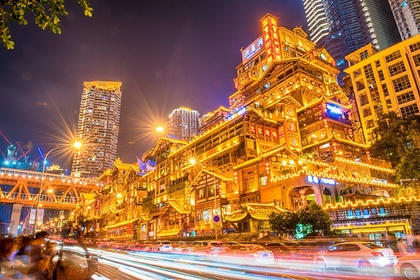
%> input picture 课程（都在这里面）/人工智能导论/实验/实验二/testPic3.jpg, 420 x 280 px, shrunk from 1200 x 801 before the run
$ octave main.m   (GNU Octave 9; MATLAB toolbox functions it lacks are replaced by stand-ins)
%> lines starting %> are read from the running program, lines starting %| are printed output that depends on the picture; in (x1, y1, x2, y2) boxes, pixels count from 0 and x2, y2 are one past the last pixel; in counts of white or black regions, pixels touching at a corner belong together; the program's own positions count from 1
### 人工智能导论/实验/实验二/OTSU.m
%OTSU计算适应度并通过轮盘赌得到子代
function [g,avg_fitness]=OTSU(M,new_species)
        g=zeros(5,M);
    for i=1:M
        grayscale_matrix=imread('testPic3.jpg');
        grayscale_matrix = rgb2gray(grayscale_matrix);
        num_former=0;
        num_after=0;
        gray_total_former=0;
        gray_total_after=0;
        Grayscale=new_species(1,i);
        [row,col]=size(grayscale_matrix);
        for j=1:row
            for k=1:col
                if(grayscale_matrix(j,k)<Grayscale)
                    gray_total_former=gray_total_former+int32(grayscale_matrix(j,k));
                    grayscale_matrix(j,k)=0;
                    num_former=num_former+1;
                else
                    gray_total_after=gray_total_after+int32(grayscale_matrix(j,k));
                    grayscale_matrix(j,k)=255;
                    num_after=num_after+1;
                end
            end
        end
            w0=num_former/(1772*1181);
            w1=num_after/(1772*1181);
            u0=gray_total_former/num_former;
            u1=gray_total_after/num_after;
            g(1,i)= Grayscale;
            g(2,i)=w0*w1*(u0-u1)^(2);
            avg_fitness=sum(g(2,:))/(M);
    end

end

### 人工智能导论/实验/实验二/roulette.m
function fitness_matrix= roulette(M,fitness_matrix)
    %轮盘赌选择子代种群
    fitness_matrix=sortrows(fitness_matrix',2,'descend')';
    fitness_total=sum(fitness_matrix(2,:),2);
    temp=0;
    for i=1:M
        fitness_matrix(3,i)=fitness_matrix(2,i)/fitness_total;
        temp=temp+fitness_matrix(3,i);
        fitness_matrix(4,i)=temp;
    end
    for i=1:M-1
        rand_=rand(1);
        if rand_>=0 && rand_<fitness_matrix(4,1)
            fitness_matrix(5,1)=fitness_matrix(5,1)+1;
        elseif rand_>=fitness_matrix(4,1)&&rand_<fitness_matrix(4,2)
            fitness_matrix(5,2)=fitness_matrix(5,2)+1;
        elseif rand_>=fitness_matrix(4,2)&&rand_<fitness_matrix(4,3)
            fitness_matrix(5,3)=fitness_matrix(5,3)+1;
        elseif rand_>=fitness_matrix(4,3)&&rand_<fitness_matrix(4,4)
            fitness_matrix(5,4)=fitness_matrix(5,4)+1;
        elseif rand_>=fitness_matrix(4,4)&&rand_<fitness_matrix(4,5)
            fitness_matrix(5,5)=fitness_matrix(5,5)+1;
        elseif rand_>=fitness_matrix(4,5)&&rand_<fitness_matrix(4,6)
            fitness_matrix(5,6)=fitness_matrix(5,6)+1;
        elseif rand_>=fitness_matrix(4,6)&&rand_<fitness_matrix(4,7)
            fitness_matrix(5,7)=fitness_matrix(5,7)+1;
        elseif rand_>=fitness_matrix(4,7)&&rand_<fitness_matrix(4,8)
            fitness_matrix(5,8)=fitness_matrix(5,8)+1;
        elseif rand_>=fitness_matrix(4,8)&&rand_<fitness_matrix(4,9)
            fitness_matrix(5,9)=fitness_matrix(5,9)+1;
        elseif rand_>=fitness_matrix(4,9)&&rand_<fitness_matrix(4,10)
            fitness_matrix(5,10)=fitness_matrix(5,10)+1;
        elseif rand_>=fitness_matrix(4,10)&&rand_<fitness_matrix(4,11)
            fitness_matrix(5,11)=fitness_matrix(5,11)+1;
        elseif rand_>=fitness_matrix(4,11)&&rand_<fitness_matrix(4,12)
            fitness_matrix(5,12)=fitness_matrix(5,12)+1;
        elseif rand_>=fitness_matrix(4,12)&&rand_<fitness_matrix(4,13)
            fitness_matrix(5,13)=fitness_matrix(5,13)+1;
        elseif rand_>=fitness_matrix(4,13)&&rand_<fitness_matrix(4,14)
            fitness_matrix(5,14)=fitness_matrix(5,14)+1;
        elseif rand_>=fitness_matrix(4,14)&&rand_<fitness_matrix(4,15)
            fitness_matrix(5,15)=fitness_matrix(5,15)+1;
        elseif rand_>=fitness_matrix(4,15)&&rand_<fitness_matrix(4,16)
            fitness_matrix(5,16)=fitness_matrix(5,16)+1;
        elseif rand_>=fitness_matrix(4,16)&&rand_<fitness_matrix(4,17)
            fitness_matrix(5,17)=fitness_matrix(5,17)+1;
        elseif rand_>=fitness_matrix(4,17)&&rand_<fitness_matrix(4,18)
            fitness_matrix(5,18)=fitness_matrix(5,18)+1;
        elseif rand_>=fitness_matrix(4,18)&&rand_<fitness_matrix(4,19)
            fitness_matrix(5,19)=fitness_matrix(5,19)+1;
        else
            fitness_matrix(5,20)=fitness_matrix(5,20)+1;
        end
    end
%     保留部分差的
    rand_1=round((15)*rand(1))+5;
    fitness_matrix(5,rand_1)=fitness_matrix(5,rand_1)+1;
    rand_2=round((15)*rand(1))+5;
    fitness_matrix(5,rand_2)=fitness_matrix(5,rand_2)+1;
end

### 课程（都在这里面）/人工智能导论/实验/实验二/main.m

M=20;
initialized_species=zeros(1,M);
for i=1:M
    initialized_species(1,i)=round((255)*rand(1));
end
% 选择适合交配的第一代
fitness_matrix=OTSU(M,initialized_species);
%> in OTSU, grayscale_matrix is the input picture: size 280x420x3 uint8; mean R, G, B 153.8, 106.1, 69.2
%> in OTSU, `grayscale_matrix = rgb2gray(grayscale_matrix);`:
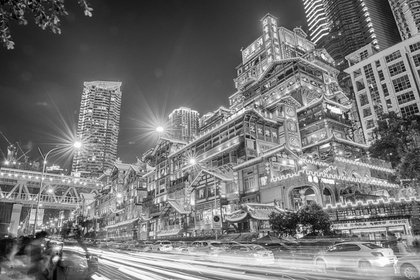
%> grayscale_matrix: size 280x420 uint8; min 1, max 255, mean 116.2
%> after the loop in OTSU, `for j=1:row`:
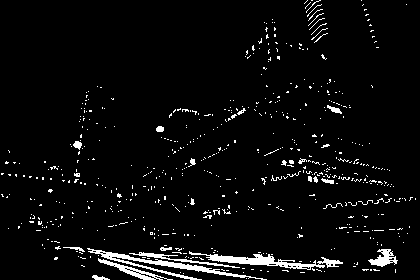
%> grayscale_matrix: size 280x420 uint8; 4.5% white; 592 white regions (568 under 20 px), largest, box (x1, y1, x2, y2) and area: (87, 248, 267, 280) 909, (189, 251, 343, 270) 870, (98, 258, 173, 280) 343
%> after the loop in OTSU, `for j=1:row`: gray_total_after = 1211266; gray_total_former = 12452497; num_after = 5250; num_former = 112350
%> in OTSU, `w0=num_former/(1772*1181);`: w0 = 0.0537
%> in OTSU, `w1=num_after/(1772*1181);`: w1 = 0.00251
%> in OTSU, `u0=gray_total_former/num_former;`: u0 = 111
%> in OTSU, `u1=gray_total_after/num_after;`: u1 = 231
%> in OTSU, `avg_fitness=sum(g(2,:))/(M);`: avg_fitness = 0.1
fitness_matrix=roulette(M,fitness_matrix);
%> the run ends on the next line
